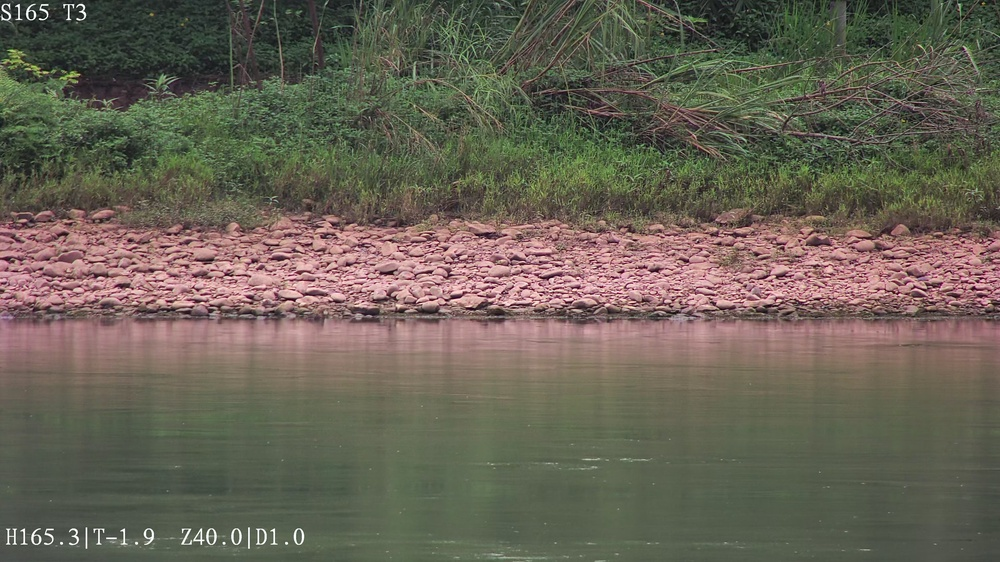
#> input picture deprecated/20240117/01.jpg, 1000 x 562 px, shrunk from 3840 x 2160 before the run
$ python -i stiv.py   (imports and definitions only)   (older library calls are emulated)
#> lines starting #> are read from the running program, lines starting #| are printed output that depends on the picture
import cv2
import numpy as np
import math

from display import *


def std_filter(sti):
    return (sti - np.mean(sti, axis=0)) / (np.std(sti, axis=0) + 1e-8)


def xycrd2polarcrd(
    img, res=45, theta=45, precision=1, rangeV=0, rangedivR=2, zeroNum=0
):
    # 最终结果计算(res-theta)+(np.argmax(sum_list)*precision)
    maxr = int(min(img.shape) / rangedivR)
    # maxr = 100 if maxr > 100 else maxr
    maxa = int(2 * theta / precision)
    h = img.shape[0] // 2
    w = img.shape[1] // 2

    dst = np.zeros([maxa, maxr])
    for a in range(maxa):
        angle = (res - theta) + (a * precision)
        for r in range(maxr):
            h0 = h + int(r * math.sin(angle / 180 * math.pi))
            w0 = w + int(r * math.cos(angle / 180 * math.pi))
            dst[a, r] += img[h0, w0]
            for i in range(rangeV):
                dangle = (i + 1) * precision
                dst[a, r] += (
                    img[
                        h + int(r * math.sin((angle - dangle) / 180 * math.pi)),
                        w + int(r * math.cos((angle - dangle) / 180 * math.pi)),
                    ]
                    + img[
                        h + int(r * math.sin((angle + dangle) / 180 * math.pi)),
                        w + int(r * math.cos((angle + dangle) / 180 * math.pi)),
                    ]
                )

    dst[:, :zeroNum] = 0

    return dst


def lowFreqFilter(image):
    image[:, image.shape[1] // 2] = 0
    image[image.shape[0] // 2] = 0
    return image


def absFFTshift(image):
    return np.abs(np.fft.fftshift(np.fft.fft2(image)))


def verticalDelete(image):
    if image.shape[1] % 2 == 0:
        image_l = image[:, 1 : image.shape[1] // 2]
    else:
        image_l = image[:, 0 : image.shape[1] // 2]
    image_v = image[:, image.shape[1] // 2]
    image_r = image[:, image.shape[1] // 2 + 1 : image.shape[1]]
    image_r_flip = cv2.flip(image_r, 1)
    min_value = np.minimum(image_l, image_r_flip)
    image_l_res = image_l - min_value
    image_r_res = cv2.flip(image_r_flip - min_value, 1)

    image_v = np.zeros_like(image_v)
    return np.hstack([image_l_res, image_v[:, np.newaxis], image_r_res])


# [5 lines left out: function imgPow, not called in this run]


def partSobel(image, pixelNum):
    index_list = list(range(0, image.shape[0], pixelNum))
    index_list_end = [x + pixelNum for x in index_list]

    if index_list_end[len(index_list_end) - 1] > image.shape[0]:
        index_list_end[len(index_list_end) - 1] = image.shape[0]

    img = np.zeros_like(image)
    for startIndex, endIndex in zip(index_list, index_list_end):
        img_clr_part = cv2.Sobel(image[startIndex:endIndex], cv2.CV_64F, 1, 1, ksize=3)
        img_clr_part[img_clr_part < 0] = 0
        img[startIndex:endIndex] = img_clr_part
    return img


def imgCrop(image, rangedivR=10):
    h, w = image.shape[:2]
    l = min(h, w) // rangedivR

    # 计算图像中心坐标
    center_x = w // 2
    center_y = h // 2

    # 计算正方形的左上角和右下角坐标
    x1 = center_x - l // 2
    y1 = center_y - l // 2
    x2 = center_x + l // 2
    y2 = center_y + l // 2

    # 创建剪裁掩膜
    mask = np.zeros((h, w), dtype=np.uint8)
    mask[y1:y2, x1:x2] = 255
    # mask[center_y:y2, x1:center_x] = 255
    # mask[center_y : y2 - l // 4, center_x : x2 - l // 4] = 255
    # mask[y1:center_y, center_x:x2] = 255
    # mask[y1 + l // 4 : center_y, x1 + l // 4 : center_x] = 255

    # 将图像与掩膜相乘，将正方形之外的像素置为 0
    result = cv2.bitwise_and(image, image, mask=mask)

    return result


class STIV:
    def __init__(self) -> None:
        self.proImgs = {}
        self.proDatas = {}
        self.score = -1

    # [13 lines left out: function _list2score, not called in this run]

    def sti2angle_IFFT(self, img):

        # 消除不同位置的竖直亮度差异。
        img_std = std_filter(img.copy())

        # 提取倾斜特征，使得fft的特征更明显，同时也是归一化
        img_clr = partSobel(img_std.copy(), 1000)

        # 傅里叶变换
        img_fft = absFFTshift(img_clr.copy())
        lowFreqFilter(img_fft)

        # 过滤由于partSobel产生的噪声
        img_fft_clr = verticalDelete(img_fft)

        # 幂运算
        img_fft_pow = pow(img_fft_clr, 2)

        # 仅取中心部分
        img_fft_crop = imgCrop(img_fft_pow)

        # 傅里叶变换并取幅值
        img_fe = absFFTshift(img_fft_crop.copy())
        lowFreqFilter(img_fe)

        # 更严格的取向判断
        img_fe_clr = verticalDelete(img_fe)

        ## 开始搜寻结果 ##
        img_fe_ = img_fe_clr
        polar = xycrd2polarcrd(img_fe_, rangeV=1, rangedivR=2.5, zeroNum=20)
        sum_list = np.sum(polar, axis=1)
        self.score = self._list2score(sum_list)
        res = np.argmax(sum_list)

        if res < 2:
            res = 2
        if res > 88:
            res = 88

        theta = 2
        precision = 0.1
        polar_2 = xycrd2polarcrd(
            img_fe_, res, theta, precision, rangeV=1, rangedivR=2.5, zeroNum=20
        )
        sum_list_2 = np.sum(polar_2, axis=1)

        res = (res - theta) + (np.argmax(sum_list_2) * precision)

        result = 90 - res if res <= 90 else res - 90

        self.proImgs["std"] = normalize_img(img_std)
        self.proImgs["clr"] = normalize_img(img_clr)
        self.proImgs["fft"] = normalize_img(img_fft)
        self.proImgs["fftclr"] = normalize_img(img_fft_clr)
        self.proImgs["fftcrop"] = normalize_img(img_fft_crop)

        self.proImgs["ifft"] = normalize_img(img_fe)

        self.proImgs["sum"] = line_chart_img(sum_list)
        self.proImgs["FFTRES"] = add_angle_img(self.proImgs["fft"], -result, 200)
        self.proImgs["IFFTRES"] = add_angle_img(self.proImgs["ifft"], 90 - result, 200)

        self.proDatas["sumlist"] = sum_list.copy()

        return result

    # [78 lines left out: functions sti2angle_FFT, sti2angle, not called in this run]

>>> import cv2
>>> picture = cv2.imread('20240117/01.jpg')
#> picture is the input picture: shape (562, 1000, 3); mean B, G, R 85.2, 98.8, 104.4
>>> result = STIV().sti2angle_IFFT(picture)
#> in std_filter, `return (sti - np.mean(sti, axis=0)) / (np.std(sti, axis=0) + 1e-8)`:
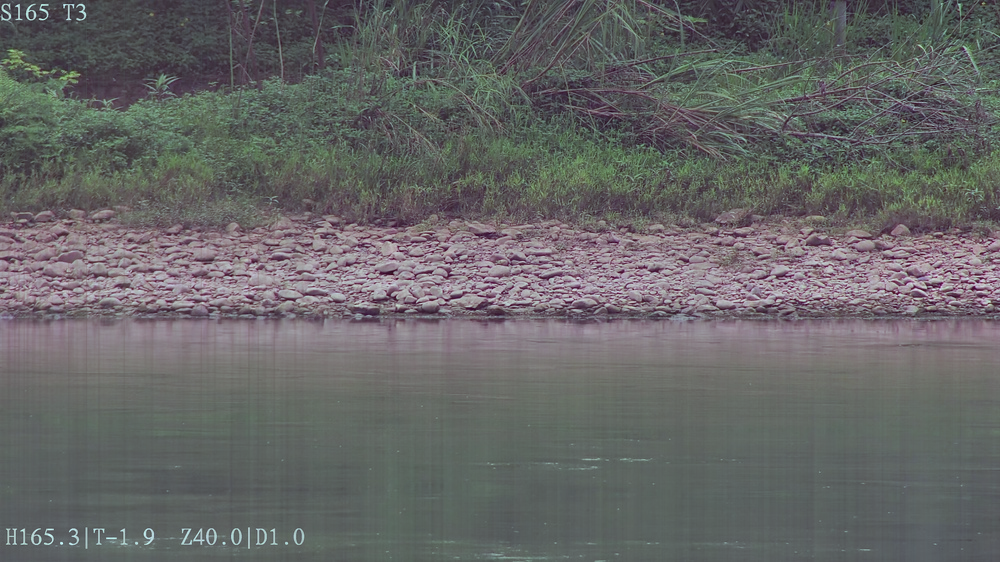
#> returned value: shape (562, 1000, 3) float64; mean of channels 0, 1, 2 6.04e-15, 5.48e-15, 5.29e-15; drawn with min black and max white
#> the loop in partSobel, `for startIndex, endIndex in zip(index_list, index_list_end):` made 1 pass
#> pass 1, in partSobel, `img_clr_part = cv2.Sobel(image[startIndex:endIndex], cv2.CV_64F, 1, 1,..`:
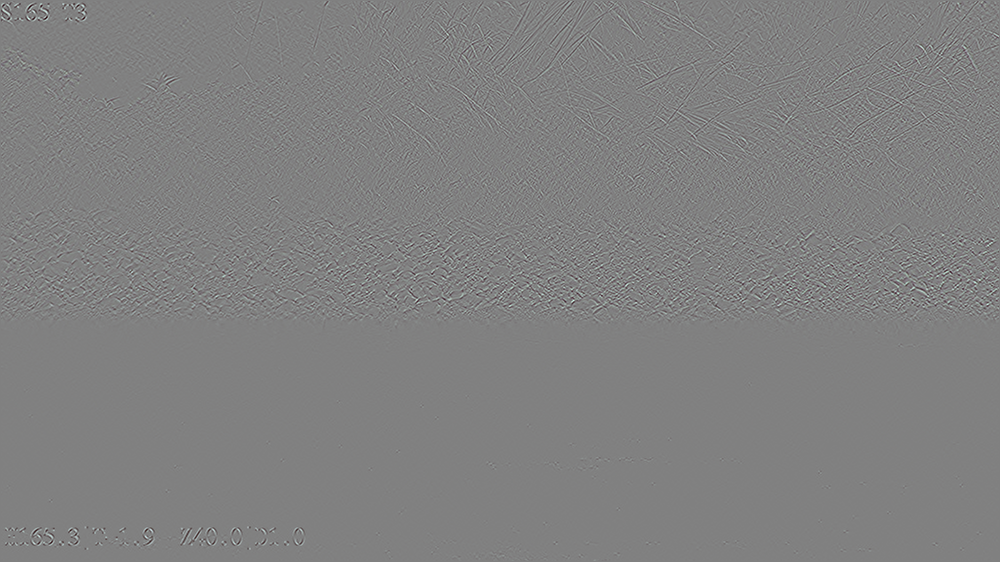
#> img_clr_part: shape (562, 1000, 3) float64; mean of channels 0, 1, 2 1.84e-06, 4.28e-07, 8.12e-07; drawn with min black and max white
#> after the loop in partSobel, `for startIndex, endIndex in zip(index_list, index_list_end):`:
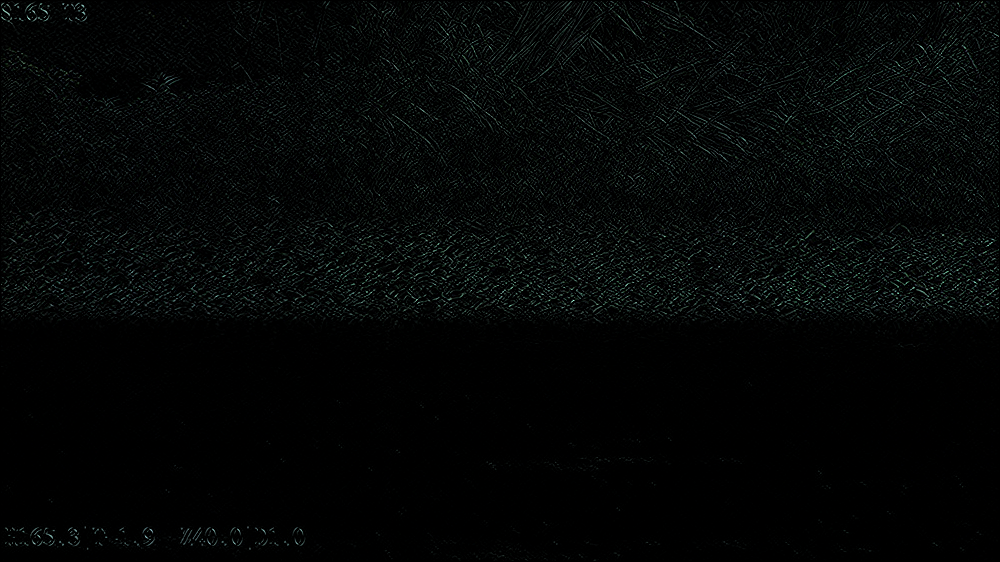
#> img: shape (562, 1000, 3) float64; mean of channels 0, 1, 2 0.301, 0.327, 0.223; drawn with min black and max white
#> in lowFreqFilter, `image[:, image.shape[1] // 2] = 0`:
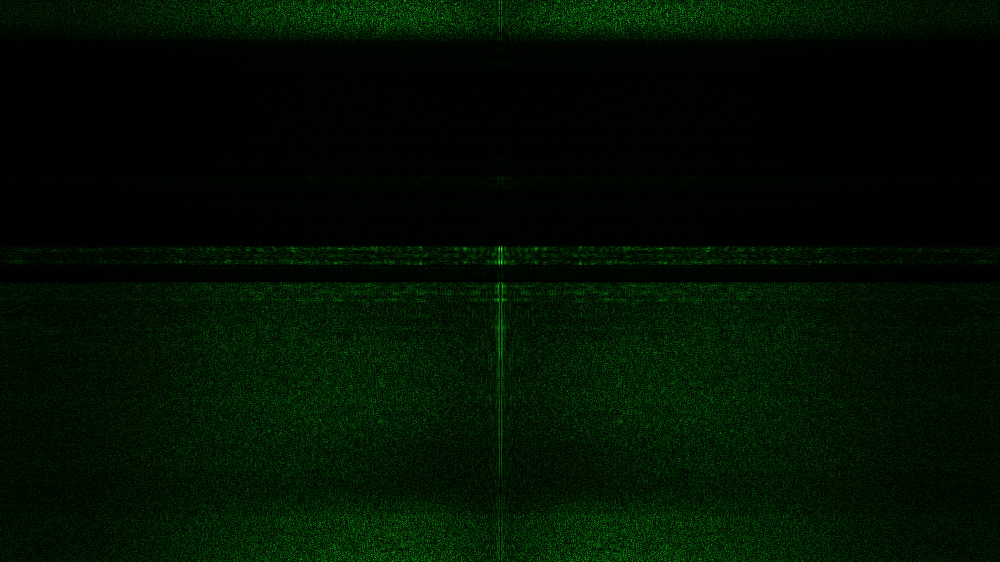
#> image: shape (562, 1000, 3) float64; mean of channels 0, 1, 2 4.7, 38.3, 4.7; drawn with min black and max white
#> in verticalDelete, `image_l = image[:, 1 : image.shape[1] // 2]`:
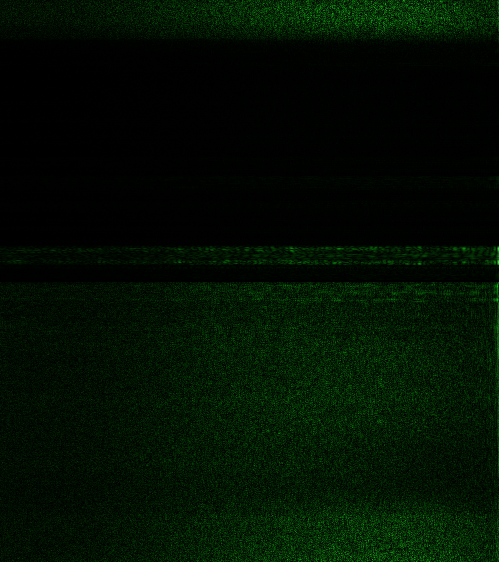
#> image_l: shape (562, 499, 3) float64; mean of channels 0, 1, 2 4.7, 38.4, 4.8; drawn with min black and max white
#> in verticalDelete, `image_v = image[:, image.shape[1] // 2]`: image_v = 562 rows, first 8: [0, 0, 0], [0, 0, 0], [0, 0, 0], [0, 0, 0], [0, 0, 0], [0, 0, 0], [0, 0, 0], [0, 0, 0]
#> in verticalDelete (call 2), `image_r_res = cv2.flip(image_r_flip - min_value, 1)`:
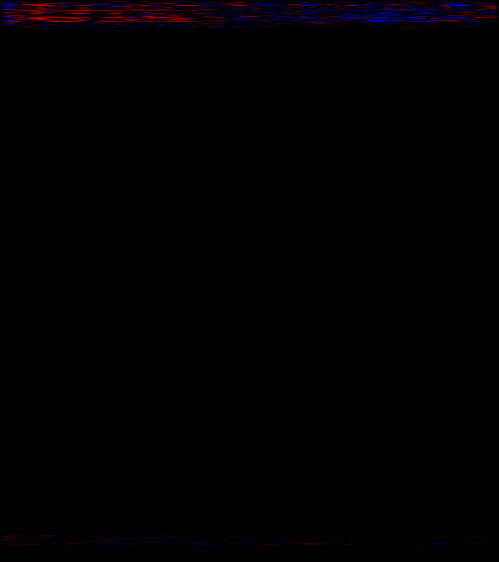
#> image_r_res: shape (562, 499, 3) float64; mean of channels 0, 1, 2 1.9, 0, 1.8; drawn with min black and max white
#> in verticalDelete (call 2), `return np.hstack([image_l_res, image_v[:, np.newaxis], image_r_res])`:
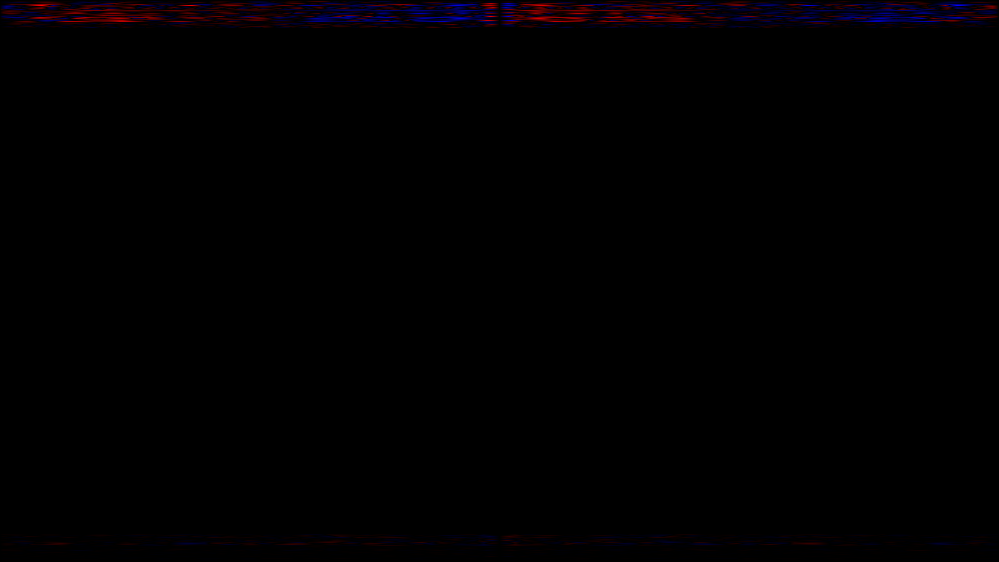
#> returned value: shape (562, 999, 3) float64; mean of channels 0, 1, 2 1.8, 0, 1.8; drawn with min black and max white
#> (the run stopped early here; a loop or call above may not have finished)

$ run again, on deprecated/20240117/02.jpg
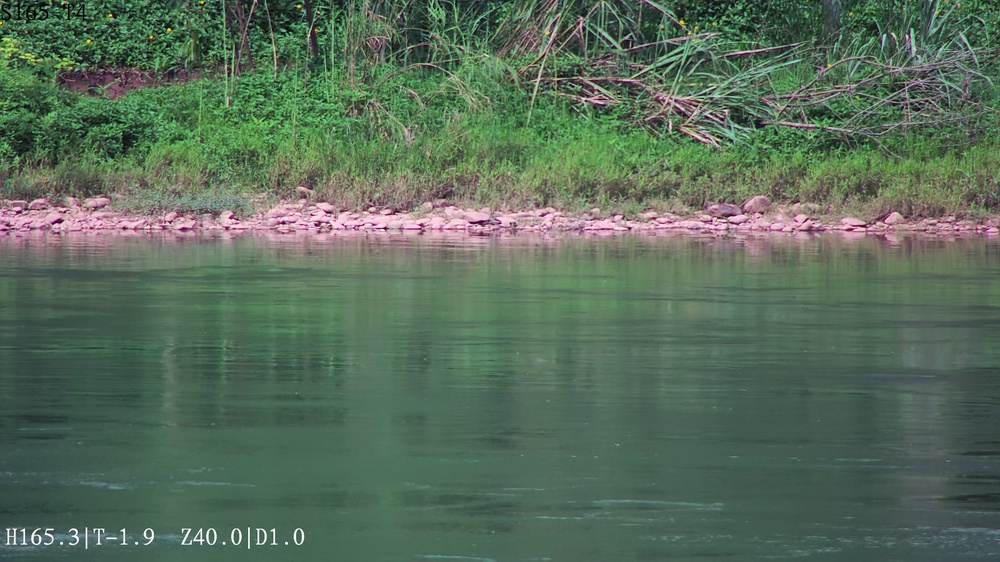
#> input picture deprecated/20240117/02.jpg, 1000 x 562 px, shrunk from 3840 x 2160 before the run
#> picture is the input picture: shape (562, 1000, 3); mean B, G, R 90.5, 109, 88.4
#> in verticalDelete, `image_l = image[:, 1 : image.shape[1] // 2]`:
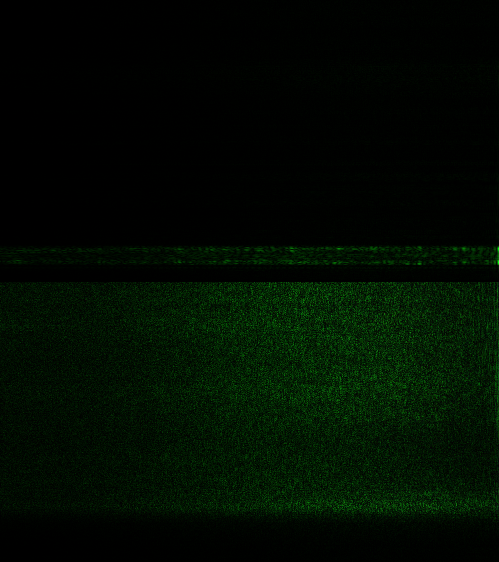
#> image_l: shape (562, 499, 3) float64; mean of channels 0, 1, 2 4.4, 33.9, 4.5; drawn with min black and max white
#> image_v = 562 rows, first 8: [0, 0, 0], [0, 0, 0], [0, 0, 0], [0, 0, 0], [0, 0, 0], [0, 0, 0], [0, 0, 0], [0, 0, 0]
#> image: shape (562, 999, 3) float64
#> in verticalDelete (call 2), `return np.hstack([image_l_res, image_v[:, np.newaxis], image_r_res])`:
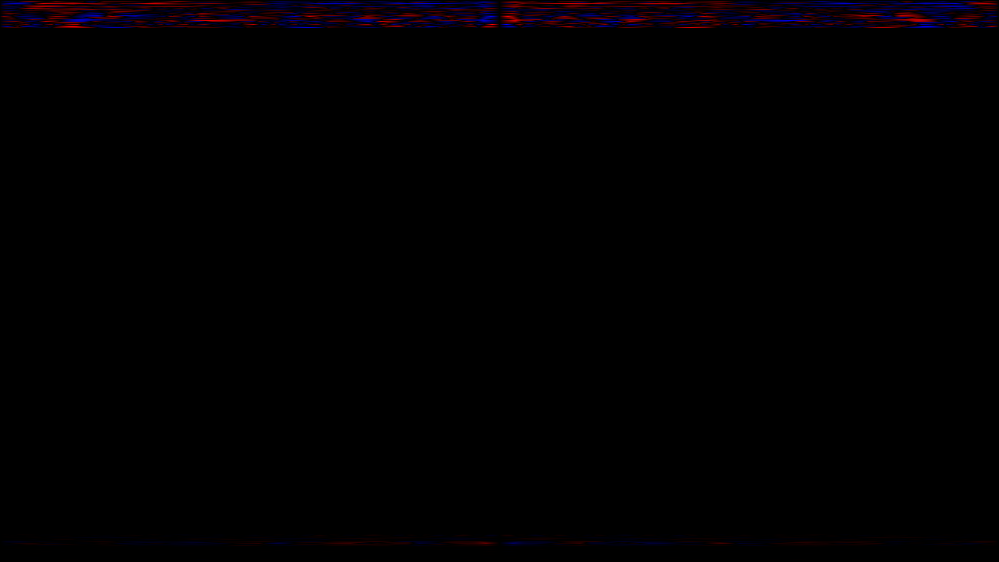
#> returned value: shape (562, 999, 3) float64; mean of channels 0, 1, 2 11.1, 0, 11.1; drawn with min black and max white

$ run again, on deprecated/20240117/03.jpg
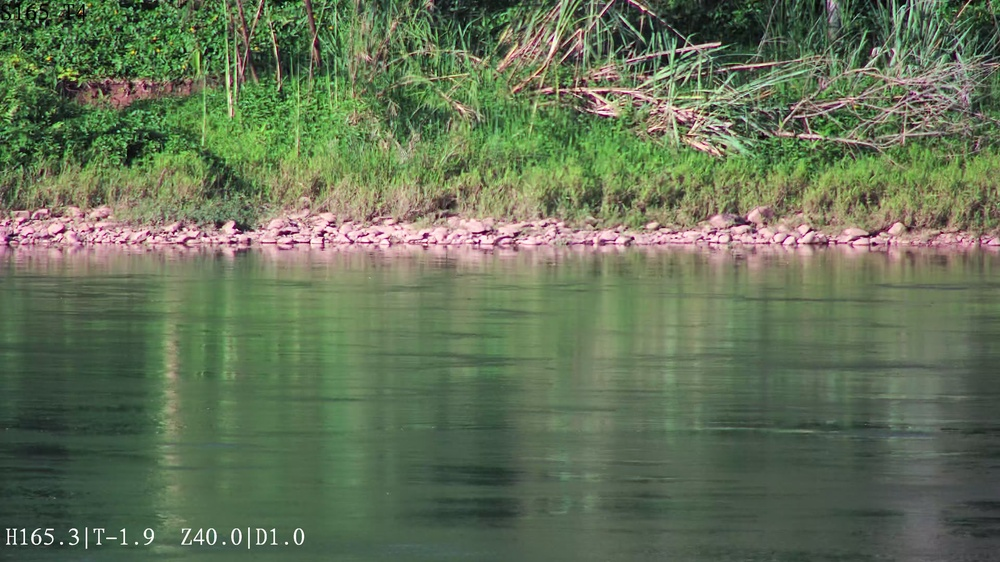
#> input picture deprecated/20240117/03.jpg, 1000 x 562 px, shrunk from 3840 x 2160 before the run
#> picture is the input picture: shape (562, 1000, 3); mean B, G, R 86.9, 114.5, 100.1
#> in verticalDelete, `image_l = image[:, 1 : image.shape[1] // 2]`:
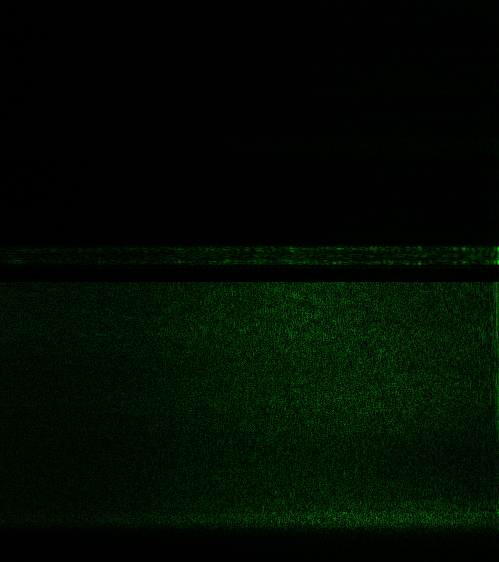
#> image_l: shape (562, 499, 3) float64; mean of channels 0, 1, 2 4, 31.5, 4.1; drawn with min black and max white
#> image_v = 562 rows, first 8: [0, 0, 0], [0, 0, 0], [0, 0, 0], [0, 0, 0], [0, 0, 0], [0, 0, 0], [0, 0, 0], [0, 0, 0]
#> image: shape (562, 999, 3) float64
#> in verticalDelete (call 2), `return np.hstack([image_l_res, image_v[:, np.newaxis], image_r_res])`:
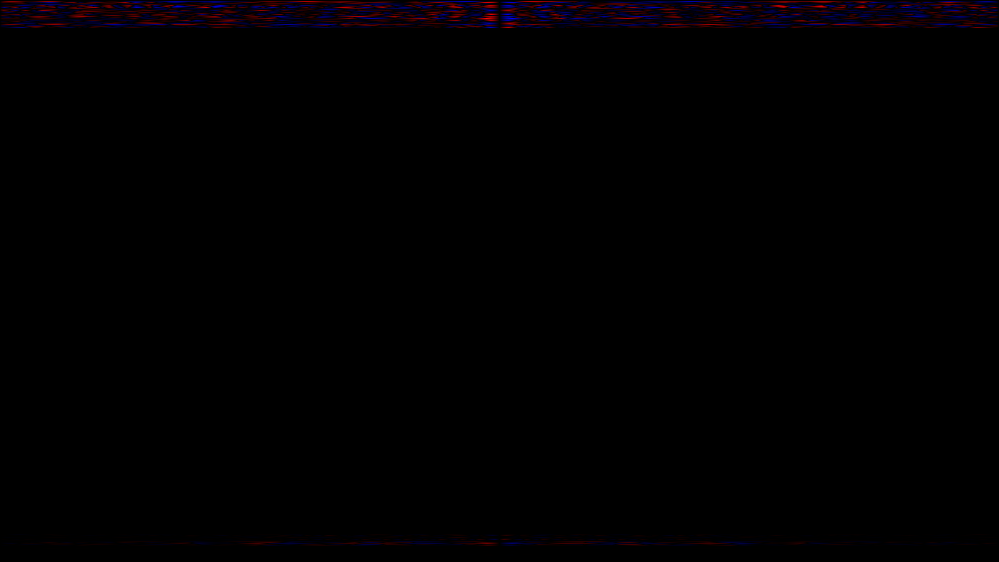
#> returned value: shape (562, 999, 3) float64; mean of channels 0, 1, 2 8.9, 0, 8.9; drawn with min black and max white
